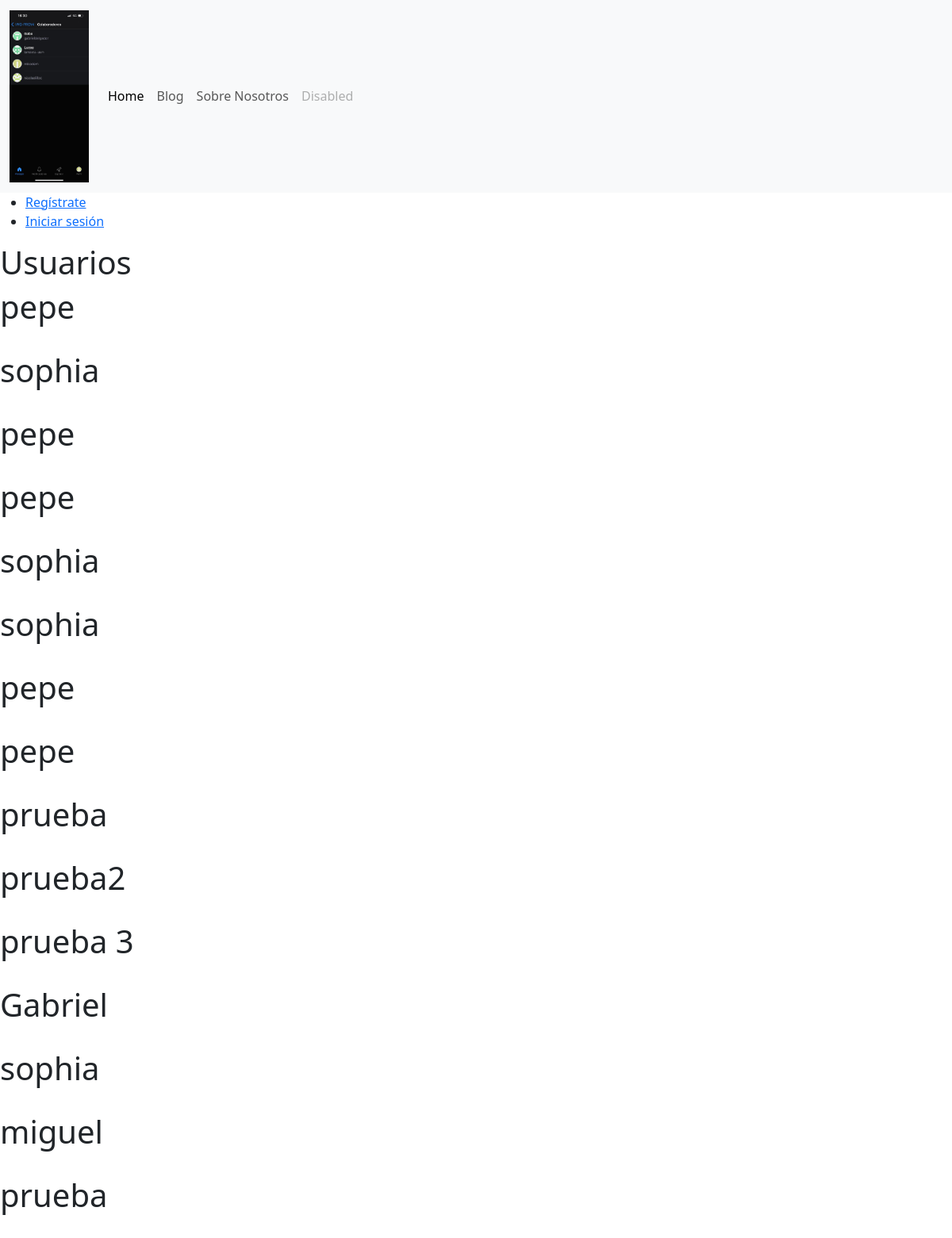
/users/, run on the app's committed database.
### myapp/models.py (models this page shows, shortened)
class Usuario(models.Model):
    name = models.CharField(max_length=20)
    padecimiento = models.CharField(max_length=20, default="default")
    alergias = models.TextField()
    contact = models.CharField(max_length=20)
    num_contact = models.IntegerField()
    recomendaciones_condicion = models.TextField(default="No se encontraron recomendaciones para esta condición")
    codigo= models.TextField(default="default")
    user= models.ForeignKey(User, on_delete=models.CASCADE, null=True, blank=True)

### myapp/views.py (the view)
# urls.py: path('users/', views.user, name="users"),
def user(request):
    users = Usuario.objects.all()
    return render(request, "users.html", {"users" : users})

### myapp/templates/users.html (shortened to what this page needs)
{% extends "layouts/base.html" %}
{% load static %}
{% block content %}
<h1> Usuarios </h1>
{% for user in users %}
<h1>
    {{ user.name }}
</h1>
{% endfor %}
{% endblock %}

### data on the page
Usuario: name "pepe"
Usuario: name "sophia"
Usuario: name "pepe"
Usuario: name "pepe"
Usuario: name "sophia"
Usuario: name "sophia"
Usuario: name "pepe"
Usuario: name "pepe"
Usuario: name "prueba"
Usuario: name "prueba2"
Usuario: name "prueba 3"
Usuario: name "Gabriel"
Usuario: name "sophia"
Usuario: name "miguel"
Usuario: name "prueba"
